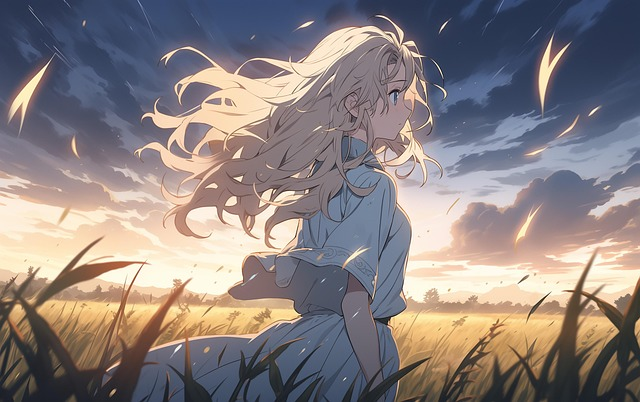
#> input picture imagens/ai-generated-8366447_640.jpg, 640 x 402 px
$ python PI-6.py -i imagens/ai-generated-8366447_640.jpg
#> lines starting #> are read from the running program, lines starting #| are printed output that depends on the picture
### commons.py
from PIL import Image
import numpy as np

# [4 lines left out: function extrairMatrizColorida, not called in this run]

def extrairMatrizCinza(caminhoImagem = "imagens/ai-generated-8366447_640.jpg"):
    image = Image.open(caminhoImagem)
    image = image.convert("L")  # Convertendo para escala de cinza
    matriz = np.array(image)
    return matriz

# [15 lines left out: functions extrairMatrizBinaria, salvarImagem, not called in this run]

### PI-6.py
from commons import extrairMatrizCinza
import numpy as np
import matplotlib.pyplot as plt
import argparse
import csv
import os
import cv2


def build_histogram(img, L=256):
	lin, col = img.shape
	hist = [0] * L
	for i in range(lin):
		row = img[i]
		for j in range(col):
			pix = int(row[j])
			hist[pix] += 1
	return hist


def normalize_hist(hist, n_total):
	return [h / n_total for h in hist]


def cdf_from_prob(prob):
	L = len(prob)
	cdf = [0.0] * L
	cdf[0] = prob[0]
	for k in range(1, L):
		cdf[k] = cdf[k-1] + prob[k]
	return cdf


def build_lut(cdf, L=256):
	return [round(c * (L - 1)) for c in cdf]


def apply_lut(img, lut):
	lin, col = img.shape
	out = np.zeros_like(img, dtype=np.uint8)
	for i in range(lin):
		row = img[i]
		for j in range(col):
			out[i, j] = lut[int(row[j])]
	return out


def save_hist_plot(hist, filename, title="Histograma"):
	plt.figure(figsize=(8,4))
	plt.bar(range(len(hist)), hist, width=1.0, color='gray')
	plt.title(title)
	plt.xlabel('Nível de cinza')
	plt.ylabel('Número de pixels')
	plt.tight_layout()
	plt.savefig(filename)
	plt.close()


def save_prob_plot(prob, filename, title="Distribuição (pr)"):
	plt.figure(figsize=(8,4))
	plt.plot(range(len(prob)), prob, color='blue')
	plt.title(title)
	plt.xlabel('Nível de cinza')
	plt.ylabel('Probabilidade')
	plt.tight_layout()
	plt.savefig(filename)
	plt.close()


def write_table_csv(hist, prob, cdf, lut, filename):
	with open(filename, 'w', newline='') as csvfile:
		writer = csv.writer(csvfile)
		writer.writerow(['rk', 'nk', 'pr(rk)', 'CDF', 'Eq(rk)'])
		for k in range(len(hist)):
			writer.writerow([k, hist[k], f"{prob[k]:.6f}", f"{cdf[k]:.6f}", lut[k]])


def ensure_dir(path):
	os.makedirs(path, exist_ok=True)


def main():
	parser = argparse.ArgumentParser(description='Equalização de histograma - implementação manual')
	parser.add_argument('--input', '-i', required=False, help='Caminho da imagem (escala de cinza). Se ausente, usa extrairMatrizCinza() do commons')
	parser.add_argument('--output_dir', '-o', default='out_equalization', help='Pasta de saída')
	args = parser.parse_args()

	out_dir = args.output_dir
	ensure_dir(out_dir)

    # 1) Carregar imagem
	img = extrairMatrizCinza()
#> in extrairMatrizCinza, image is the input picture: PIL image 640x402 RGB; mean R, G, B 138.2, 128.8, 128.5
#> in extrairMatrizCinza, `image = image.convert("L")`:
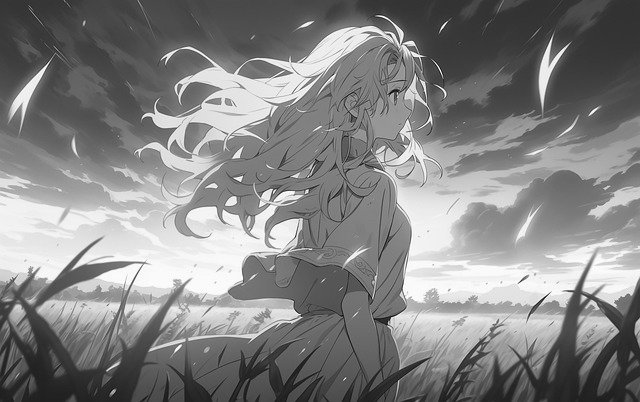
#> image: PIL image 640x402 L; min 4, max 255, mean 131.6

	lin, col = img.shape
#> lin = 402; col = 640
	n_total = lin * col
#> n_total = 257280

	# 2) Construir histograma nk
	L = 256
	hist = build_histogram(img, L=L)
#> after the loop in build_histogram, `for i in range(lin):`: hist = 256 values, max 2458 at index 128, min 0 at index 0, mean 1005

	# 3) Normalizar histograma
	prob = normalize_hist(hist, n_total)
#> prob = 256 values, max 0.00955 at index 128, min 0 at index 0, mean 0.00391

	# 4) CDF acumulada
	cdf = cdf_from_prob(prob)
#> in cdf_from_prob, `L = len(prob)`: L = 256
#> in cdf_from_prob, `cdf = [0.0] * L`: cdf = 256 values from 0 to 0
#> after the loop in cdf_from_prob, `for k in range(1, L):`: cdf = 256 values from 0 to 1
#> cdf = 256 values from 0 to 1

	# 5) LUT
	lut = build_lut(cdf, L=L)
#> lut = 256 values from 0 to 255

	# 6) Transformar a imagem
	img_eq = apply_lut(img, lut)
#> after the loop in apply_lut, `for i in range(lin):`:
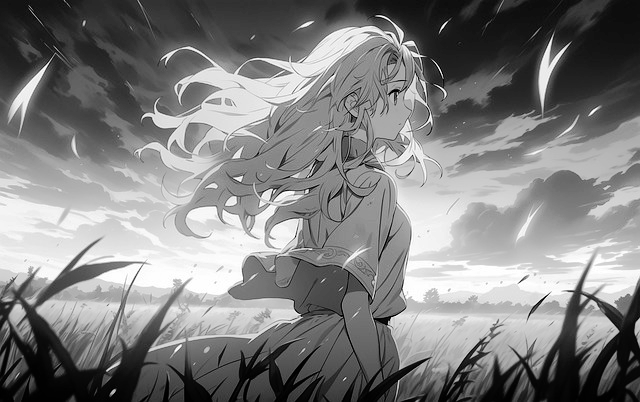
#> out: shape (402, 640); min 0, max 255, mean 128.2

	# 7) Salvar resultados
	original_img_path = os.path.join(out_dir, 'original.png')
	equalized_img_path = os.path.join(out_dir, 'equalized.png')
	cv2.imwrite(original_img_path, img)
	cv2.imwrite(equalized_img_path, img_eq)

	# Histogramas
	save_hist_plot(hist, os.path.join(out_dir, 'hist_original.png'), title='Histograma - Original (nk)')
#> in save_hist_plot, `plt.savefig(filename)`:
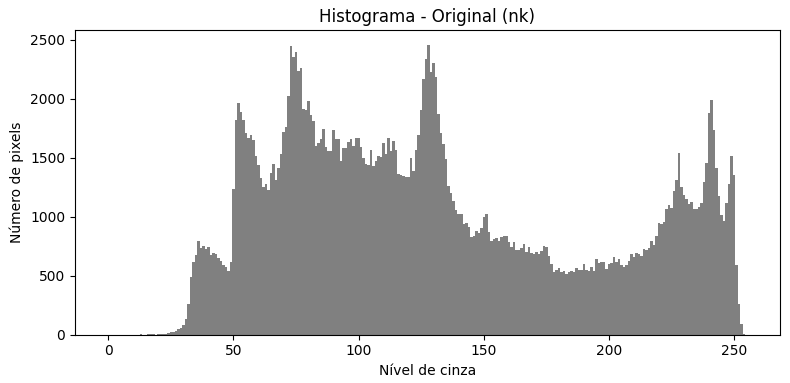
#> figure drawn by matplotlib, 1 panel; tallest bar 2458 high, from x = 127.5 to 128.5
	hist_eq = build_histogram(img_eq, L=L)
#> hist_eq = 256 values, max 2458 at index 142, min 0 at index 14, mean 1005
	save_hist_plot(hist_eq, os.path.join(out_dir, 'hist_equalized.png'), title='Histograma - Equalizada (nk)')
#> call 2 of save_hist_plot, with filename = 'out_equalization/hist_equalized.png', title = 'Histograma - Equalizada (nk)'
#> in save_hist_plot (call 2), `plt.savefig(filename)`:
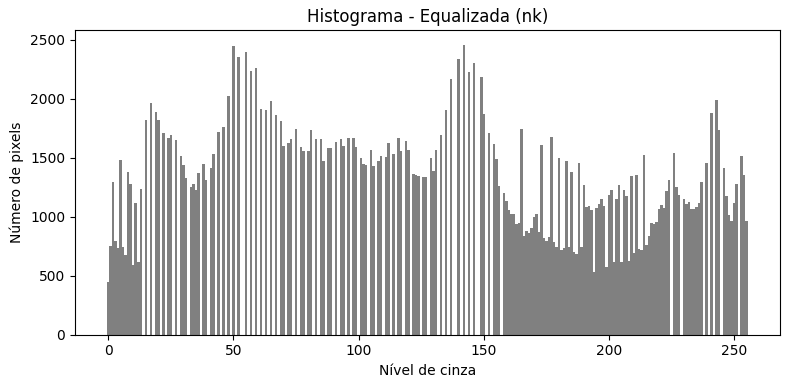
#> figure drawn by matplotlib, 1 panel; tallest bar 2458 high, from x = 141.5 to 142.5

	# Probabilidade e CDF
	save_prob_plot(prob, os.path.join(out_dir, 'prob_original.png'), title='Distribuição pr(rk) - Original')
#> in save_prob_plot, `plt.savefig(filename)`:
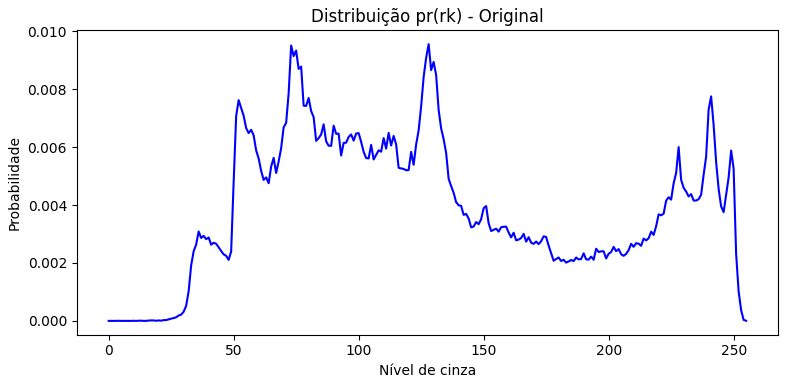
#> figure drawn by matplotlib, 1 panel; curve peaks at x = 128, y = 0.00955
	save_prob_plot(cdf, os.path.join(out_dir, 'cdf.png'), title='CDF (acumulada)')
#> call 2 of save_prob_plot, with filename = 'out_equalization/cdf.png', title = 'CDF (acumulada)'
#> in save_prob_plot (call 2), `plt.savefig(filename)`:
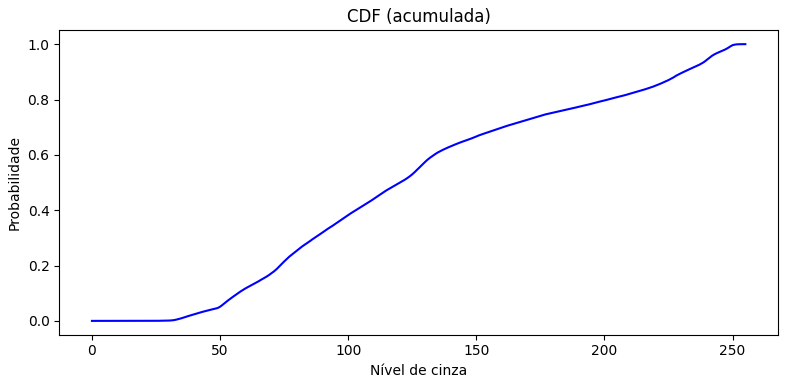
#> figure drawn by matplotlib, 1 panel; curve peaks at x = 255, y = 1

	# Tabela didática
	table_csv = os.path.join(out_dir, 'table_rk_nk_pr_cdf_eq.csv')
	write_table_csv(hist, prob, cdf, lut, table_csv)

	print('Equalização manual concluída.')
	print(f'Arquivos salvos em: {out_dir}')


if __name__ == '__main__':
	main()
